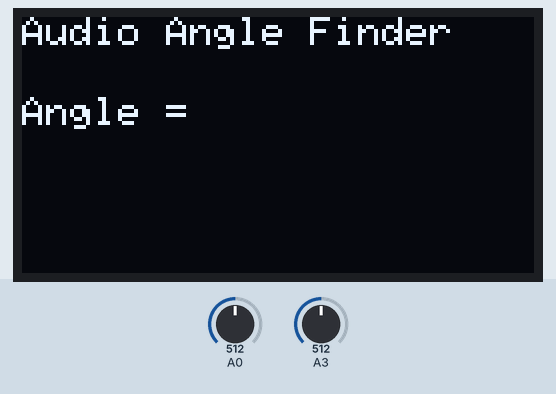
The sketch below on a simulated Arduino Uno, built with avr-gcc and run on an emulated ATmega328P. On the bench: 128×64 one-colour display. The test bench sets the inputs (shaded band); at power-on: A0 = 512, A3 = 512. What the sketch prints to the serial monitor is not drawn.

Above: at 0.2 s.

The sketch:

DirectionFinder.ino
```cpp
#include <Adafruit_GFX.h>
#include <Adafruit_SSD1306.h>
#define OLED_RESET 4
#define SCREEN_ADDRESS 0x3C
Adafruit_SSD1306 display(OLED_RESET);
int angle;
void setup() {
  angle = 0;
  Serial.begin(115200);
  display.begin(SSD1306_SWITCHCAPVCC, SCREEN_ADDRESS);
  display.clearDisplay();
  display.display();
  display.setTextSize(1);
  display.setTextColor(WHITE);
  display.setCursor(0, 0);
  display.println("Audio Angle Finder");
  display.display();
  display.setTextSize(1);
  display.setTextColor(WHITE);
  display.setCursor(0, 20);
  display.println("Angle = ");
  display.display();
  display.setCursor(50, 20);
  display.setTextColor(WHITE, BLACK);
}

int oldV1, newV1;
int oldV2, newV2;
double timerStart, timerStop;
float periodMS;
float frequency;

void loop() {
  oldV1 = newV1;
  newV1 = analogRead(A0);
  //Serial.print(newV1);
  //Serial.print(",");
  oldV2 = newV2;
  newV2 = analogRead(A3);
  //Serial.println(newV2);
  //Serial.println(angle);


  if (oldV1 <= 0 && newV1 > 0) {
    timerStart = micros();
  }

  if (oldV1 > 0 && newV1 <= 0) {
    periodMS = (2.0 * (micros() - timerStart)) / 1000;
    frequency = 1.0 / periodMS;
  }

  Serial.println(periodMS);

  if (oldV2 <= 0 && newV2 > 0) {
    timerStop = micros() - timerStart;
  }
  angle = calculateAngle(timerStop);

}

int calculateAngle(int timer) {
  if (frequency < 750 || frequency > 1050) {
    frequency = 0;
    return 0;
  }
  return (360 * frequency * timer);
}
```
